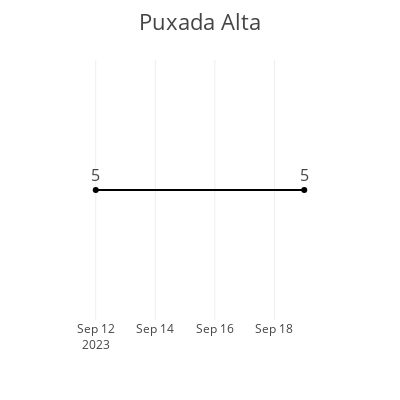

Notebook source saved alongside this figure:
### Code cell
fig = px.line(df_puxada_alta, 
              x='data', 
              y='max_carga',
              text='max_carga',
              markers=True, 
              width=400, 
              height=400)
fig.update_traces(textposition='top center', 
                  textfont_size=16)
fig.update_layout(yaxis_title=None,
                  xaxis_title=None,
                  yaxis={'visible': False})
fig.update_layout(title=dict(text='Puxada Alta', font=dict(size=22)))
fig.show()

### Figure 1 — Plotly figure (JSON) as saved in the notebook; plotly's stock layout.template omitted (floating-point values rounded to 4 significant figures)
{"data": [{"hovertemplate": "data=%{x}<br>max_carga=%{text}<extra></extra>", "legendgroup": "", "line": {"color": "#000001", "dash": "solid"}, "marker": {"symbol": "circle"}, "mode": "text+lines+markers", "name": "", "orientation": "v", "showlegend": false, "text": [5, 5], "textfont": {"size": 16}, "textposition": "top center", "type": "scatter", "x": ["2023-09-19T00:00:00", "2023-09-12T00:00:00"], "xaxis": "x", "y": [5, 5], "yaxis": "y"}], "layout": {"height": 400, "legend": {"tracegroupgap": 0}, "margin": {"t": 60}, "title": {"font": {"size": 22}, "text": "Puxada Alta"}, "width": 400, "xaxis": {"anchor": "y", "domain": [0, 1], "title": {}}, "yaxis": {"anchor": "x", "domain": [0, 1], "title": {}, "visible": false}}}
